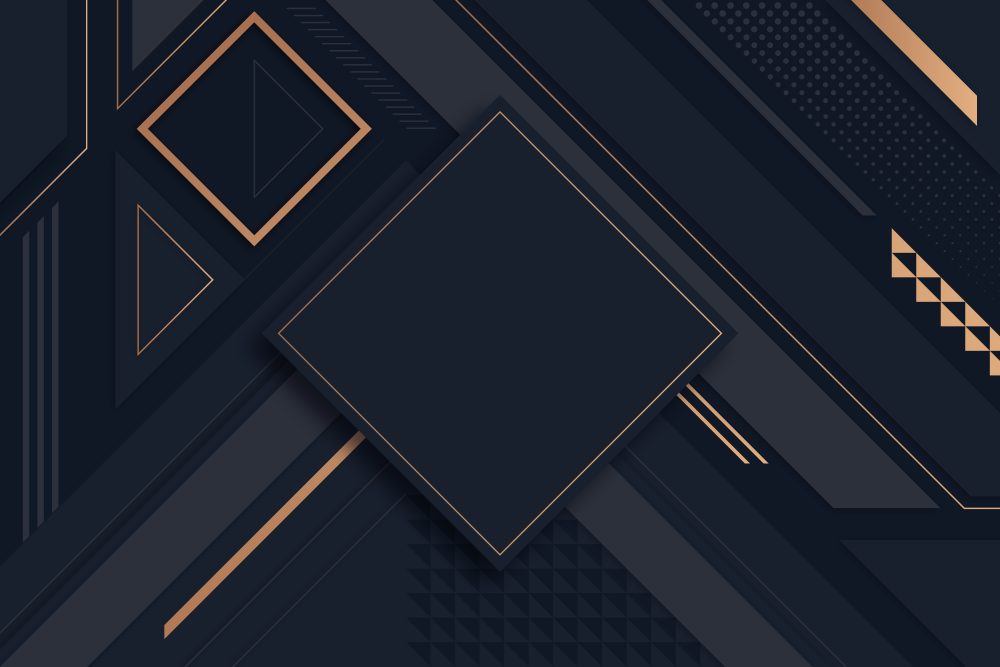
#> input picture Wallpapers/3405161.jpg, 3000 x 2000 px (shown at 1/3 size); its folder holds 4 pictures in this run
$ python analyze-and-rename-wallpapers.py
#> lines starting #> are read from the running program, lines starting #| are printed output that depends on the picture
#> pass 2 of the loop in rename_wallpapers, `for ext in IMAGE_EXTENSIONS:`:
#> pass 3 of the loop in rename_wallpapers, `for ext in IMAGE_EXTENSIONS:`:
#> the loop made 5 passes; the first 3 are shown
#> in analyze_image, img is the input picture: PIL image 3000x2000 RGB; mean R, G, B 28.5, 34.1, 45.3
#!/usr/bin/env python3
"""
Script para analizar wallpapers y renombrarlos con nombres descriptivos en español.
Analiza colores dominantes, características visuales y genera nombres apropiados.
"""

import os
import sys
from pathlib import Path
from PIL import Image
import numpy as np
from collections import Counter
from rich.console import Console
from rich.progress import Progress, SpinnerColumn, TextColumn, BarColumn
from rich.table import Table
import re

console = Console()

# Directorio de wallpapers
WALLPAPERS_DIR = Path.home() / "Myconfig" / "Wallpapers"

# Extensiones de imagen soportadas
IMAGE_EXTENSIONS = {'.jpg', '.jpeg', '.png', '.bmp', '.webp'}

# Diccionario de colores en español
COLOR_NAMES = {
    'red': 'rojo', 'orange': 'naranja', 'yellow': 'amarillo',
    'green': 'verde', 'blue': 'azul', 'purple': 'morado',
    'pink': 'rosa', 'brown': 'marrón', 'black': 'negro',
    'white': 'blanco', 'gray': 'gris', 'grey': 'gris',
    'cyan': 'cian', 'magenta': 'magenta', 'turquoise': 'turquesa',
    'violet': 'violeta', 'indigo': 'índigo', 'lime': 'lima',
    'gold': 'dorado', 'silver': 'plateado', 'beige': 'beige',
    'coral': 'coral', 'salmon': 'salmón', 'navy': 'azul marino',
    'teal': 'verde azulado', 'olive': 'oliva', 'maroon': 'granate'
}

# Palabras descriptivas comunes
DESCRIPTIVE_WORDS = {
    'abstract': 'abstracto',
    'landscape': 'paisaje',
    'nature': 'naturaleza',
    'city': 'ciudad',
    'night': 'noche',
    'day': 'día',
    'sunset': 'atardecer',
    'sunrise': 'amanecer',
    'foggy': 'neblina',
    'mist': 'niebla',
    'mountains': 'montañas',
    'ocean': 'océano',
    'sky': 'cielo',
    'clouds': 'nubes',
    'dark': 'oscuro',
    'light': 'claro',
    'bright': 'brillante',
    'gradient': 'degradado',
    'minimal': 'minimalista',
    'geometric': 'geométrico',
    'pattern': 'patrón',
    'texture': 'textura',
    'smooth': 'suave',
    'rough': 'áspero'
}


def rgb_to_color_name(r, g, b):
    """Convierte un color RGB a un nombre aproximado en español."""
    # Convertir a int si son numpy types
    r, g, b = int(r), int(g), int(b)

    # Colores de referencia simples
    colors = {
        'negro': (0, 0, 0),
        'blanco': (255, 255, 255),
        'rojo': (255, 0, 0),
        'verde': (0, 255, 0),
        'azul': (0, 0, 255),
        'amarillo': (255, 255, 0),
        'cian': (0, 255, 255),
        'magenta': (255, 0, 255),
        'naranja': (255, 165, 0),
        'rosa': (255, 192, 203),
        'morado': (128, 0, 128),
        'marrón': (165, 42, 42),
        'gris': (128, 128, 128),
        'turquesa': (64, 224, 208),
        'dorado': (255, 215, 0),
        'plateado': (192, 192, 192),
        'verde azulado': (0, 128, 128),
        'azul marino': (0, 0, 128),
        'verde lima': (50, 205, 50),
    }

    min_dist = float('inf')
    closest_color = 'gris'

    for color_name, (cr, cg, cb) in colors.items():
        dist = ((r - cr) ** 2 + (g - cg) ** 2 + (b - cb) ** 2) ** 0.5
        if dist < min_dist:
            min_dist = dist
            closest_color = color_name

    return closest_color


def get_dominant_colors(image, k=3):
    """Extrae los colores dominantes de una imagen usando muestreo y agrupación mejorada."""
#> called with k = 3
    console.print(f"[DEBUG] Analizando colores dominantes (k={k})", style="dim")

    # Redimensionar para análisis más rápido
    img = image.copy()
    img.thumbnail((200, 200), Image.Resampling.LANCZOS)
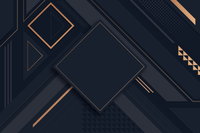
#> img: PIL image 200x133 RGB; mean R, G, B 28.6, 34.1, 45.3

    # Convertir a array numpy
    pixels = np.array(img)

    # Si la imagen tiene canal alpha, eliminarlo
    if pixels.shape[2] == 4:
        pixels = pixels[:, :, :3]

    # Aplanar la imagen
    pixels = pixels.reshape(-1, 3)

    # Filtrar píxeles muy oscuros o muy claros (menos informativos)
    # Calcular brillo de cada píxel
    brightness = np.mean(pixels, axis=1)
    # Mantener píxeles con brillo entre 20 y 235 (evitar negro puro y blanco puro)
    mask = (brightness >= 20) & (brightness <= 235)
    filtered_pixels = pixels[mask]

    # Si después del filtro no hay suficientes píxeles, usar todos
    if len(filtered_pixels) < 100:
        filtered_pixels = pixels

    # Muestrear para análisis más rápido
    if len(filtered_pixels) > 15000:
        indices = np.random.choice(len(filtered_pixels), 15000, replace=False)
#> indices = 15000 values, max 26160 at index 1793, min 1 at index 9585, mean 13073.1
        sampled_pixels = filtered_pixels[indices]
    else:
        sampled_pixels = filtered_pixels

    # Agrupar colores similares usando un método mejorado
    # Usar agrupación más fina pero agrupar colores muy similares
    colors = []
    for pixel in sampled_pixels:
        r, g, b = pixel
        # Agrupar en rangos más pequeños pero agrupar colores muy similares
        # Usar división por 16 para más granularidad
        r_bin = (r // 16) * 16
        g_bin = (g // 16) * 16
        b_bin = (b // 16) * 16
        colors.append((r_bin, g_bin, b_bin))
#> this loop made 15000 passes
#> (r, g, b, r_bin, g_bin, b_bin) on passes 1 to 3: (16, 24, 37, 16, 16, 32), (24, 32, 45, 16, 32, 32), (28, 35, 48, 16, 32, 48)
#> after the loop, colors = 15000 items, first 6: (16, 16, 32), (16, 32, 32), (16, 32, 48), (32, 32, 48), (16, 16, 32), (32, 48, 48)

    # Contar colores más frecuentes
    color_counts = Counter(colors)
#> color_counts = 53 items
    dominant = color_counts.most_common(k * 2)  # Obtener más candidatos
#> dominant = [((16, 32, 32), 5866), ((16, 16, 32), 4794), ((32, 48, 48), 1505), ((0, 16, 32), 1112), ((32, 32, 48), 579), ((64, 48, 48), 181)]

    # Filtrar colores muy similares entre sí
    unique_colors = []
    for color, count in dominant:
        r, g, b = color
        # Verificar si es muy similar a algún color ya seleccionado
        is_similar = False
        for ur, ug, ub in unique_colors:
            dist = ((r - ur) ** 2 + (g - ug) ** 2 + (b - ub) ** 2) ** 0.5
            if dist < 40:  # Si la distancia es menor a 40, son muy similares
                is_similar = True
                break

        if not is_similar:
            unique_colors.append((r, g, b))
            if len(unique_colors) >= k:
                break
#> this loop made 6 passes
#> (count, r, g, b) on passes 1 to 6: (5866, 16, 32, 32), (4794, 16, 16, 32), (1505, 32, 48, 48), (1112, 0, 16, 32), (579, 32, 32, 48), (181, 64, 48, 48)
#> after the loop, unique_colors = [(16, 32, 32), (64, 48, 48)]

    # Si no tenemos suficientes colores únicos, agregar los más frecuentes restantes
    if len(unique_colors) < k:
        for color, count in dominant:
            if color not in unique_colors:
                unique_colors.append(color)
                if len(unique_colors) >= k:
                    break
#> this loop made 2 passes
#> (color, count) on passes 1 to 2: ((16, 32, 32), 5866), ((16, 16, 32), 4794)
#> after the loop, unique_colors = [(16, 32, 32), (64, 48, 48), (16, 16, 32)]

    console.print(f"[DEBUG] Colores dominantes encontrados: {len(unique_colors)}", style="dim")

    return unique_colors[:k]


def analyze_image(image_path):
    """Analiza una imagen y extrae características visuales."""
    console.print(f"[DEBUG] Analizando imagen: {image_path.name}", style="dim")

    try:
        img = Image.open(image_path)
        console.print(f"[DEBUG] Imagen cargada: {img.size[0]}x{img.size[1]}, modo: {img.mode}", style="dim")
    except Exception as e:
        console.print(f"[ERROR] No se pudo abrir {image_path}: {e}", style="red")
        return None

    # Convertir a RGB si es necesario
    if img.mode != 'RGB':
        img = img.convert('RGB')
        console.print(f"[DEBUG] Imagen convertida a RGB", style="dim")

    # Obtener colores dominantes
    dominant_colors = get_dominant_colors(img)
#> dominant_colors = [(16, 32, 32), (64, 48, 48), (16, 16, 32)]
    console.print(f"[DEBUG] Colores dominantes RGB: {dominant_colors}", style="dim")

    # Convertir a nombres de colores
    color_names = [rgb_to_color_name(r, g, b) for r, g, b in dominant_colors]
#> color_names = ['negro', 'negro', 'negro']
    console.print(f"[DEBUG] Nombres de colores: {color_names}", style="dim")

    # Calcular brillo promedio
    pixels = np.array(img)
    if len(pixels.shape) == 3:
        brightness = np.mean(pixels) / 255.0
#> brightness = 0.141
    else:
        brightness = 0.5

    console.print(f"[DEBUG] Brillo promedio: {brightness:.2f}", style="dim")

    # Calcular contraste (desviación estándar)
    if len(pixels.shape) == 3:
        contrast = np.std(pixels) / 255.0
#> contrast = 0.089
    else:
        contrast = 0.5

    console.print(f"[DEBUG] Contraste: {contrast:.2f}", style="dim")

    # Determinar si es oscuro o claro
    is_dark = brightness < 0.4
#> is_dark = True
    is_bright = brightness > 0.7
#> is_bright = False
    has_high_contrast = contrast > 0.3
#> has_high_contrast = False
#> in rename_wallpapers, `analysis = analyze_image(image_path)`: analysis = {'dominant_colors': ['negro', 'negro', 'negro'], 'brightness': 0.141, 'contrast': 0.089, 'is_dark': True, 'is_bright': False, 'has_high_contrast': False, 'size': (3000, 2000)}

    console.print(f"[DEBUG] Características: oscuro={is_dark}, brillante={is_bright}, alto_contraste={has_high_contrast}", style="dim")

    return {
        'dominant_colors': color_names,
        'brightness': brightness,
        'contrast': contrast,
        'is_dark': is_dark,
        'is_bright': is_bright,
        'has_high_contrast': has_high_contrast,
        'size': img.size
    }


def generate_descriptive_name(image_path, analysis):
    """Genera un nombre descriptivo en español basado en el análisis."""
    console.print(f"[DEBUG] Generando nombre descriptivo para: {image_path.name}", style="dim")

    if analysis is None:
        return None

    parts = []

    # Intentar extraer información del nombre original primero (tiene prioridad)
    original_name = image_path.stem.lower()
    console.print(f"[DEBUG] Nombre original: {original_name}", style="dim")

    # Buscar palabras clave en el nombre original
    keywords_found = []
    for eng_word, esp_word in DESCRIPTIVE_WORDS.items():
        if eng_word in original_name:
            keywords_found.append(esp_word)
            console.print(f"[DEBUG] Palabra clave encontrada: {eng_word} -> {esp_word}", style="dim")

    # Agregar palabras clave encontradas primero (tienen más información)
    if keywords_found:
        parts.extend(keywords_found[:2])  # Máximo 2 palabras clave

    # Agregar colores dominantes (máximo 2, pero evitar si ya hay palabras clave descriptivas)
    colors = analysis['dominant_colors'][:2]
#> colors = ['negro', 'negro']
    if colors:
        # Filtrar colores muy oscuros si ya tenemos palabras clave
        filtered_colors = []
        for color in colors:
            # Si el color es negro y ya tenemos "oscuro" o es muy oscuro, omitirlo
            if color == 'negro' and ('oscuro' in parts or analysis['is_dark']):
                continue
            filtered_colors.append(color)
#> this loop made 2 passes
#> after the loop, filtered_colors = []

        if filtered_colors:
            # Si hay un solo color dominante, usarlo
            if len(filtered_colors) == 1:
                parts.append(filtered_colors[0])
            elif len(filtered_colors) >= 2 and filtered_colors[0] != filtered_colors[1]:
                # Combinar colores diferentes
                parts.append(f"{filtered_colors[0]}-{filtered_colors[1]}")
            else:
                parts.append(filtered_colors[0])

    console.print(f"[DEBUG] Parte de colores: {parts}", style="dim")

    # Agregar características de brillo solo si no es redundante
    has_black_color = any('negro' in part for part in parts)
    if analysis['is_dark'] and 'oscuro' not in parts and not has_black_color:
        parts.append('oscuro')
    elif analysis['is_bright'] and 'brillante' not in parts:
        parts.append('brillante')

    # Agregar características de contraste solo si es significativo
    if analysis['has_high_contrast'] and 'contraste' not in parts:
        parts.append('contraste')

    # Si no hay suficientes partes, agregar descriptor genérico
    if len(parts) < 2:
        if analysis['is_dark']:
            if 'abstracto' not in parts:
                parts.append('abstracto')
        else:
            if 'paisaje' not in parts:
                parts.append('paisaje')

    # Limitar a 4 partes máximo
    parts = parts[:4]

    # Eliminar duplicados manteniendo el orden
    seen = set()
    unique_parts = []
    for part in parts:
        # Normalizar para comparación (sin guiones internos)
        normalized = part.replace('-', '')
        if normalized not in seen:
            seen.add(normalized)
            unique_parts.append(part)
    parts = unique_parts

    # Unir partes con guiones
    name = '-'.join(parts)

    # Limpiar nombre (solo letras, números y guiones)
    name = re.sub(r'[^a-z0-9áéíóúñü-]', '', name.lower())
    name = re.sub(r'-+', '-', name)  # Reemplazar múltiples guiones
    name = name.strip('-')  # Eliminar guiones al inicio/final

    console.print(f"[DEBUG] Nombre generado: {name}", style="dim")

    return name


def sanitize_filename(name):
    """Sanitiza un nombre de archivo para que sea válido."""
    # Reemplazar caracteres no válidos
    name = re.sub(r'[<>:"/\\|?*]', '', name)
    # Limitar longitud
    if len(name) > 100:
        name = name[:100]
    return name


def rename_wallpapers(wallpapers_dir, dry_run=False):
    """Analiza y renombra todos los wallpapers."""
    if not wallpapers_dir.exists():
        console.print(f"[ERROR] Directorio no encontrado: {wallpapers_dir}", style="red")
        return

    # Obtener todos los archivos de imagen
    image_files = []
    for ext in IMAGE_EXTENSIONS:
        image_files.extend(wallpapers_dir.glob(f"*{ext}"))
        image_files.extend(wallpapers_dir.glob(f"*{ext.upper()}"))

    if not image_files:
        console.print("[ERROR] No se encontraron archivos de imagen", style="red")
        return

    console.print(f"[INFO] Encontrados {len(image_files)} archivos de imagen", style="green")

    # Crear tabla para mostrar resultados
    table = Table(title="Análisis de Wallpapers")
    table.add_column("Archivo Original", style="cyan")
    table.add_column("Nuevo Nombre", style="green")
    table.add_column("Colores", style="yellow")
    table.add_column("Estado", style="magenta")

    renamed_count = 0
    skipped_count = 0

    with Progress(
        SpinnerColumn(),
        TextColumn("[progress.description]{task.description}"),
        BarColumn(),
        console=console
    ) as progress:
        task = progress.add_task("[cyan]Analizando wallpapers...", total=len(image_files))

        for image_path in image_files:
            progress.update(task, description=f"[cyan]Analizando {image_path.name}...")

            # Analizar imagen
            analysis = analyze_image(image_path)

            if analysis is None:
                table.add_row(image_path.name, "ERROR", "", "[red]Error al analizar")
                skipped_count += 1
                progress.advance(task)
                continue

            # Generar nuevo nombre
            new_name_base = generate_descriptive_name(image_path, analysis)
#> new_name_base = 'oscuro-abstracto'

            if not new_name_base:
                table.add_row(image_path.name, "ERROR", "", "[red]No se pudo generar nombre")
                skipped_count += 1
                progress.advance(task)
                continue

            # Sanitizar nombre
            new_name_base = sanitize_filename(new_name_base)

            # Mantener extensión original
            extension = image_path.suffix
            new_name = f"{new_name_base}{extension}"
#> new_name = 'oscuro-abstracto.jpg'
            new_path = wallpapers_dir / new_name

            # Verificar si el nuevo nombre ya existe
            if new_path.exists() and new_path != image_path:
                # Agregar número al final
                counter = 1
                while new_path.exists():
                    new_name = f"{new_name_base}-{counter}{extension}"
                    new_path = image_path.parent / new_name
                    counter += 1

            # Mostrar en tabla
            colors_str = ", ".join(analysis['dominant_colors'][:2])
            if new_path == image_path:
                table.add_row(image_path.name, new_name, colors_str, "[yellow]Sin cambios")
                skipped_count += 1
            else:
                if dry_run:
                    table.add_row(image_path.name, new_name, colors_str, "[blue]DRY RUN")
                else:
                    try:
                        image_path.rename(new_path)
                        table.add_row(image_path.name, new_name, colors_str, "[green]Renombrado")
                        renamed_count += 1
                    except Exception as e:
                        table.add_row(image_path.name, new_name, colors_str, f"[red]Error: {e}")
                        skipped_count += 1

            progress.advance(task)
#> pass 2 of the loop in rename_wallpapers, `for image_path in image_files:`:
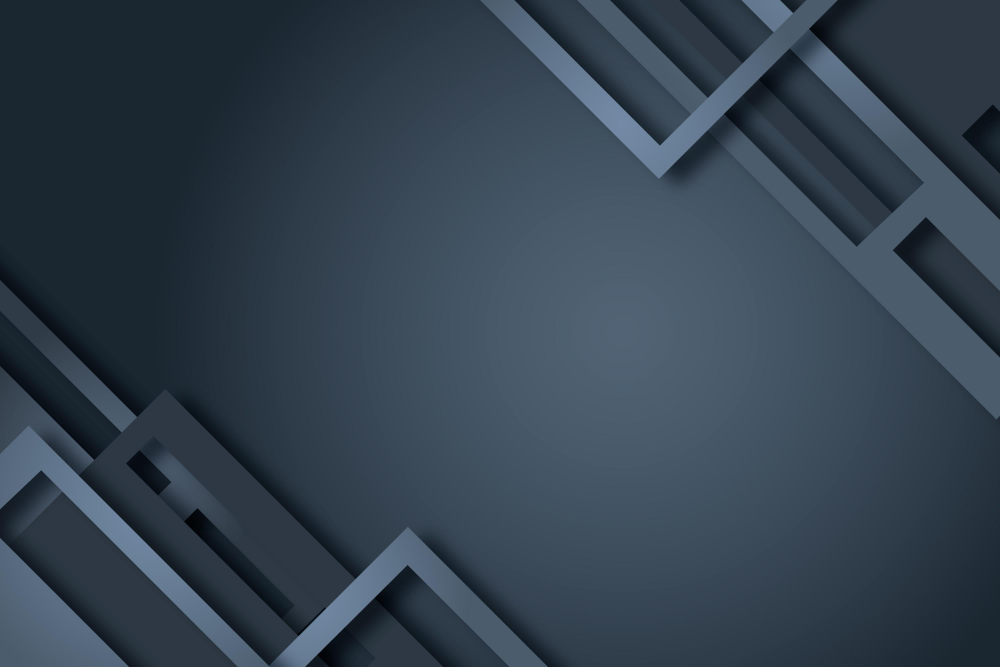
#> input picture Wallpapers/5590457.jpg, 3000 x 2000 px (shown at 1/3 size)
#> in analyze_image, img is the input picture: PIL image 3000x2000 RGB; mean R, G, B 51.7, 66, 79.6
#> in get_dominant_colors (call 2), `img.thumbnail((200, 200), Image.Resampling.LANCZOS)`:
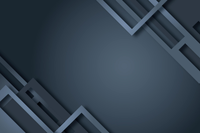
#> img: PIL image 200x133 RGB; mean R, G, B 51.6, 66, 79.5
#> indices = 15000 values, max 26405 at index 14014, min 0 at index 4641, mean 13177.3
#> the loop in get_dominant_colors (call 2), `for pixel in sampled_pixels:` made 15000 passes
#> (r, g, b, r_bin, g_bin, b_bin) on passes 1 to 3: (79, 96, 112, 64, 96, 112), (77, 94, 110, 64, 80, 96), (77, 96, 112, 64, 96, 112)
#> the loop in get_dominant_colors (call 2), `for color, count in dominant:` made 6 passes
#> (color, count) on passes 1 to 6: ((64, 80, 96), 3085), ((32, 48, 64), 2748), ((48, 64, 80), 2657), ((16, 32, 48), 2122), ((32, 48, 48), 713), ((48, 64, 64), 612)
#> the loop in get_dominant_colors (call 2), `for color, count in dominant:` made 3 passes
#> the loop in generate_descriptive_name (call 2), `for color in colors: # Si el color es negro y ya tenemos "oscuro" o es..` made 2 passes
#> the loop in generate_descriptive_name (call 2), `for part in parts:` made 2 passes
#> pass 3 of the loop in rename_wallpapers, `for image_path in image_files:`:
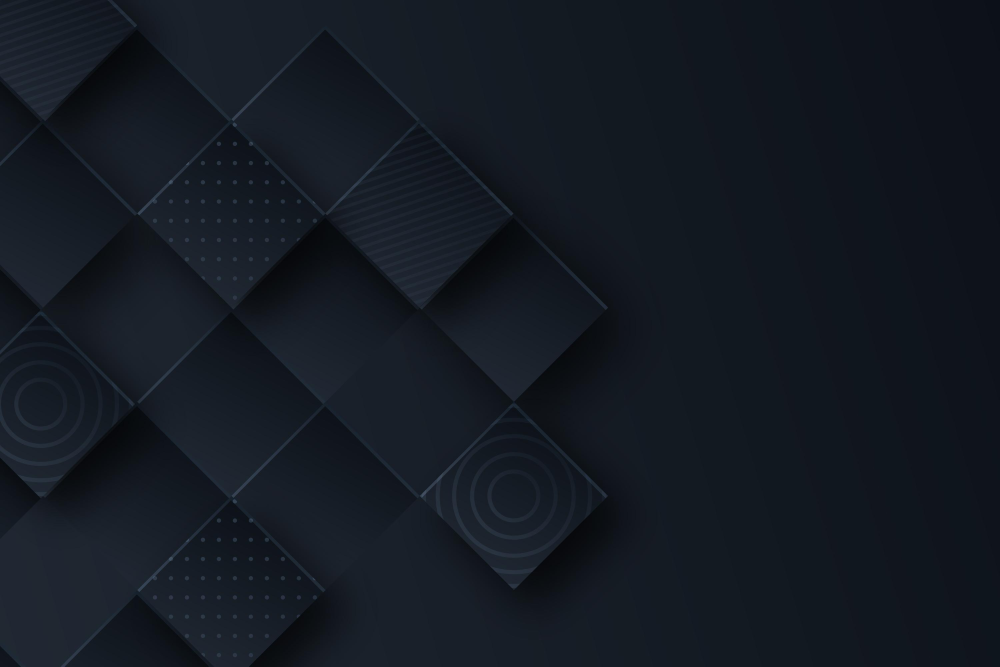
#> input picture Wallpapers/6150433.jpg, 3000 x 2000 px (shown at 1/3 size)
#> in analyze_image, img is the input picture: PIL image 3000x2000 RGB; mean R, G, B 19.7, 25.6, 34.4
#> in get_dominant_colors (call 3), `img.thumbnail((200, 200), Image.Resampling.LANCZOS)`:
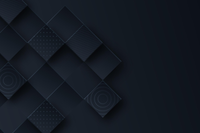
#> img: PIL image 200x133 RGB; mean R, G, B 19.7, 25.6, 34.4
#> the loop in get_dominant_colors (call 3), `for pixel in sampled_pixels:` made 15000 passes
#> pixel on passes 1 to 3: [16, 19, 28], [16, 20, 29], [20, 25, 34]
#> the loop in get_dominant_colors (call 3), `for color, count in dominant:` made 6 passes
#> (color, count) on passes 1 to 6: ((16, 16, 32), 7818), ((16, 16, 16), 2762), ((16, 32, 32), 1867), ((0, 16, 16), 1685), ((16, 32, 48), 430), ((32, 32, 48), 408)
#> the loop in get_dominant_colors (call 3), `for color, count in dominant:` made 3 passes
#> the loop made 4 passes; the first 3 are shown

    # Mostrar tabla
    console.print("\n")
    console.print(table)
    console.print(f"\n[INFO] Resumen: {renamed_count} renombrados, {skipped_count} omitidos", style="green")


def main():
    """Función principal."""
    import argparse

    parser = argparse.ArgumentParser(
        description="Analiza y renombra wallpapers con nombres descriptivos en español"
    )
    parser.add_argument(
        '--dry-run',
        action='store_true',
        help='Muestra los cambios sin renombrar archivos'
    )
    parser.add_argument(
        '--dir',
        type=str,
        default=str(WALLPAPERS_DIR),
        help=f'Directorio de wallpapers (default: {WALLPAPERS_DIR})'
    )

    args = parser.parse_args()

    wallpapers_dir = Path(args.dir)

    if args.dry_run:
        console.print("[INFO] Modo DRY RUN activado - no se realizarán cambios", style="yellow")

    rename_wallpapers(wallpapers_dir, dry_run=args.dry_run)


if __name__ == "__main__":
    main()
